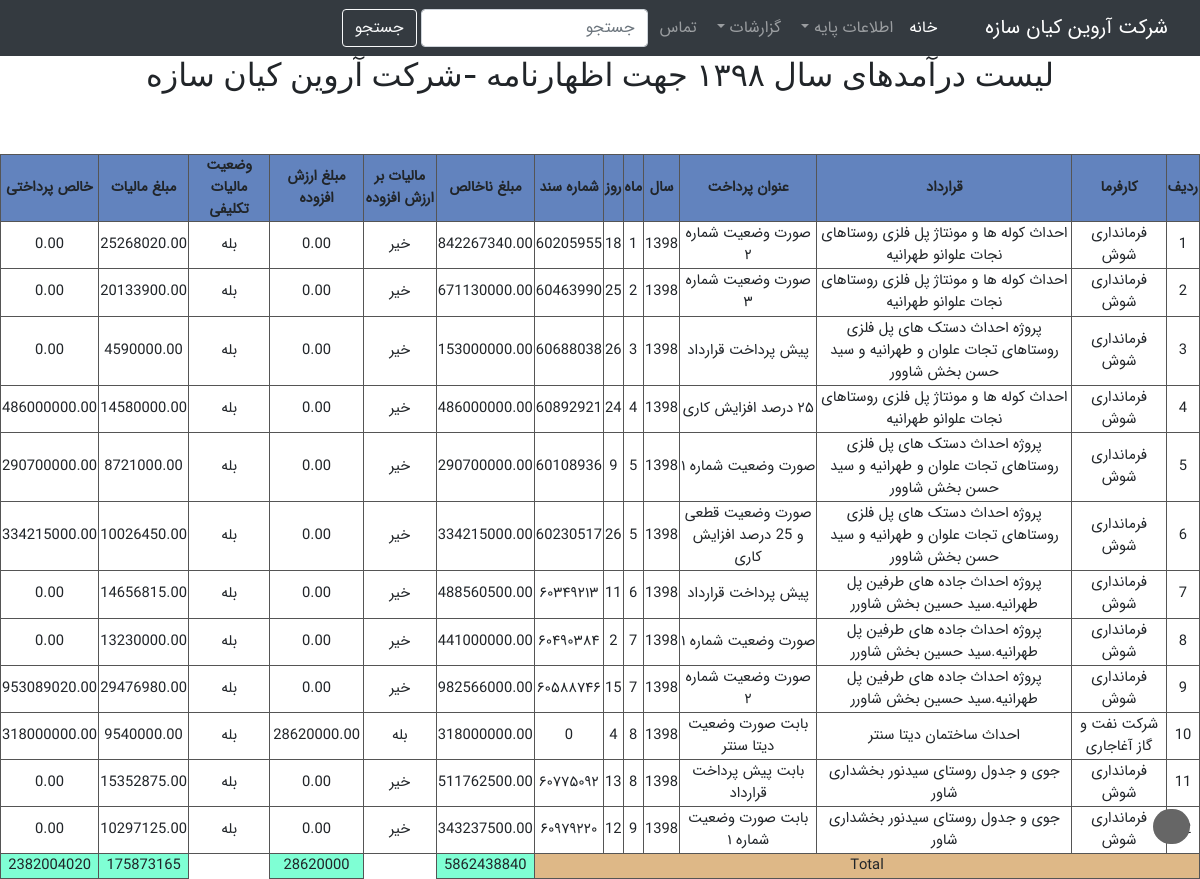
Page /income/declaration/ on the committed database.
### income/models.py (models this page shows, shortened)
class Income(models.Model):
    YEAR_CHOICES=[
        (1396,'1396'),
        (1397,'1397'),
        (1398,'1398'),
        (1399,'1399'),
        (1400,'1400'),
    ]
    MONTH_CHOICES=[
        (1,'فروردین'),
        (2,'اردیبشت'),
        (3,'خرداد'),
        (3,'تیر'),
        (5,'مرداد'),
        (6,'شهریور'),
        (7,'مهر'),
        (8,'آبان'),
        (9,'آذر'),
        (10,'دی'),
        (11,'بهمن'),
        (12,'اسفند'),
    ]
    DAY_CHOICES=[
        (1,'1'),
        (2,'2'),
        (3,'3'),
        (4,'4'),
        (5,'5'),
        (6,'6'),
        (7,'7'),
        (8,'8'),
        (9,'9'),
        (10,'10'),
        (11,'11'),
        (12,'12'),
        (13,'13'),
        (14,'14'),
        (15,'15'),
        (16,'16'),
        (17,'17'),
        (18,'18'),
        (19,'19'),
        (20,'20'),
        (21,'21'),
        (22,'22'),
        (23,'23'),
        (24,'24'),
        (25,'25'),
        (26,'26'),
        (27,'27'),
        (28,'28'),
        (29,'29'),
        (30,'30'),
        (31,'31'),
    ]
    TAX_STATUS=[
        (True,'مشمول'),
        (False,'معاف')
    ]
    employer   =   models.ForeignKey(Employer,verbose_name='کارفرما',on_delete=models.CASCADE)
    contract    =   models.ForeignKey(Contract,verbose_name='قرارداد',max_length=150,on_delete=models.CASCADE)
    title       =   models.CharField('عنوان پرداخت',max_length=100,blank=True)
    year        =   models.IntegerField('سال',choices=YEAR_CHOICES)
    month       =   models.IntegerField('ماه',choices=MONTH_CHOICES)
    day         =   models.IntegerField('روز',choices=DAY_CHOICES)
    bank        =   models.ForeignKey(Bank,verbose_name='بانک',on_delete=models.CASCADE,null=True,blank=True,default='')
    doc_number  =   models.CharField('شماره سند',max_length=30)
    gross_amount=   models.DecimalField('مبلغ ناخالص',max_digits=20,decimal_places=2)
    VAT_included=   models.BooleanField('مالیات بر ارزش افزوده ',choices=TAX_STATUS, default=True)
    VAT_amount  =   models.DecimalField('مبلغ ارزش افزوده',max_digits=20,decimal_places=2)
    tax_included=   models.BooleanField('وضعیت مالیات تکلیفی',choices=TAX_STATUS, default=True,)
    tax_amount  =   models.DecimalField('مبلغ مالیات',max_digits=20,decimal_places=2)
    pay_amount  =   models.DecimalField('خالص پرداختی',max_digits=20,decimal_places=2,default=0)
    description =   models.CharField(max_length=100,null=True,blank=True)
    class Meta:
        ordering=['year','month','day']

### baseinfo/models.py (models this page shows, shortened)
class Employer(models.Model):
    title           =   models.CharField('نام کارفرما',max_length=50)
    national_code   =   models.CharField('شناسه ملی',max_length=11)
    economic_id     =   models.CharField('شماره اقتصادی',max_length=11)
    phone_number    =   models.CharField("شماره تلفن",max_length=11)
    city_name       =   models.ForeignKey(City,verbose_name="شهر",null=True,on_delete=models.SET_NULL)
    address         =   models.TextField(verbose_name="آدرس")
    description     =   models.CharField('توضیحات',max_length=100,null=True,blank=True)
    def __str__(self):
        return self.title

class Contract(models.Model):
    employer    =   models.ForeignKey(Employer,verbose_name="کارفرما",on_delete=models.CASCADE)
    title       =   models.CharField('عنوان قرارداد',max_length=100)
    number      =   models.CharField('شماره قرارداد',max_length=50)
    date        =   models.DateField('تاریخ شروع',)
    end_date    =   models.DateField('تاریخ پایان',null=True,blank=True)
    gross_amount=   models.DecimalField('مبلغ اولیه قرارداد',max_digits=20,decimal_places=2,default=0)
    adjustment_amount=   models.DecimalField('مبلغ تعدیل',max_digits=20,decimal_places=2,default=0)
    final_amount=   models.DecimalField('مبلغ نهایی قرارداد',max_digits=20,decimal_places=2,default=0)
    total_payments=   models.DecimalField('مجموع مبالغ دریافتی',max_digits=20,decimal_places=2,default=0)
    progress    =   models.DecimalField('درصد پیشرفت',max_digits=10,decimal_places=2,default=0)
    scan_file   =   models.FileField('فایل قرارداد',blank=True,upload_to='income/static/contracts')
    description =   models.CharField('توضیحات',blank=True,max_length=100)
    def __str__(self):
        return self.title

### income/views.py (the view)
# urls.py: path("declaration/",declaration_view,name="declaration"),
def declaration_view(request,*args,**kwargs):
    incomes=Income.objects.filter(year=1398)
    ordering=('year','month','day')
    view=ViewGenerator(table=Income,entities=incomes,opration_buttons={},select_checkbox=False,
    add_url='',ordering=ordering)
    total_income=incomes.aggregate(Sum('gross_amount'))
    total_tax=incomes.aggregate(Sum('tax_amount'))
    total_VAT=incomes.aggregate(Sum('VAT_amount'))
    total_pay=incomes.aggregate(Sum('pay_amount'))
    total_fields={'total_income':total_income,'total_tax':total_tax,
        'total_VAT':total_VAT,'total_pay':total_pay}
    exclude_fields={'exclude':['بانک','description','bank']}
    context=view.get_context_template()
    context.update(**total_fields)
    context.update(**exclude_fields)
    return render(request,"income/declaration.html",context)

### income/templatetags/getattribute.py (called while the page is built)
def getattribute(value, arg):
    if hasattr(value, str(arg)):
        attr =getattr(value, arg)
        if type(attr)==bool:
            if attr==True:
                return 'بله'
            elif attr==False:
                return 'خیر'
        return attr
    elif hasattr(value, 'has_key') and value.has_key(arg):
        return value[arg]
    elif numeric_test.match(str(arg)) and len(value) > int(arg):
        return value[int(arg)]
    else:
        return settings.TEMPLATE_STRING_IF_INVALID

### views_generator.py (called while the page is built)
    def get_filed_names(self):
        filed_names=list()
        for f in self.table._meta.get_fields():
            if hasattr(f,'verbose_name') and f.name!='id':
                filed_names.append(f.name)
        return filed_names

    def get_field_labels(self):
        field_labels=list()
        field_labels.append('ردیف')
        for f in self.table._meta.get_fields():
            if hasattr(f,'verbose_name') and f.name!='id':
                field_labels.append(f.verbose_name)
        return field_labels

    def get_context_template(self,id=''):
        if self.entites is None:
            if id!="":
                objects=self.table.objects.all().filter(id=id).order_by(*(self.ordering))
            else:
                objects=self.table.objects.all().filter().order_by(*(self.ordering))
        else:
            objects=self.entites
        context={
        'objects':objects,
        'titles': self.get_field_labels(),
        'field_names':self.get_filed_names(),
        'add_url_name':self.add_url,
        'opration_buttons':self.opration_buttons,
        'select_checkbox':self.select_checkbox,
        }
        return context

### templates/income/declaration.html (shortened to what this page needs)
<!DOCTYPE html>
<html>
<head>
</head>
<body>
    {% include "share/navbar.html" %}
    {% load getattribute %}
    {% load l10n %}
    <a href="#page_top" id="jump-top" class="fa fa-angle-up fa-4x-up"></a>
    <h2 style="text-align: center;width: 100%">لیست درآمدهای سال ۱۳۹۸ جهت اظهارنامه -شرکت آروین کیان سازه</h2>
    <div id='data-list'>
        <table>
            <tr>
                {% for title in titles %}
                    {% if title not in exclude %}
                        <th>{{title}}</th>
                    {% endif %}
                {% endfor %}
            </tr>
            {% if objects %}
            {% for object in objects %}
            <tr>
                <td>{{forloop.counter}}</td>
                {% for field in field_names %}
                    {% if field == "year" %}
                        {% localize off %}
                            <td>{{ object|getattribute:field }}</td>
                        {% endlocalize %}
                    {% else %}
                        {% if field not  in exclude %}
                            <td>{{ object|getattribute:field }}</td>
                        {% endif %}
                    {% endif %}
                 {% endfor %}
            </tr>
            {% endfor %}
                <tr>
                    <td colspan="8" style="background-color: burlywood">Total</td>
                    <td style="background-color: aquamarine">{{ total_income.gross_amount__sum }}</td>
                    <td style="border-style:none"></td>
                    <td style="background-color: aquamarine">{{ total_VAT.VAT_amount__sum }}</td>
                    <td style="border-style:none"></td>
                    <td style="background-color: aquamarine">{{ total_tax.tax_amount__sum }}</td>
                    <td style="background-color: aquamarine">{{ total_pay.pay_amount__sum }}</td>
                </tr>
            {% endif %}
        </table>
    </div>
</body>
</html>

### static_files/css/base.css (style rules this page uses)
* { direction: rtl; font-family: IRANSans; }
body { margin: 0; }
th { text-align: center; background-color: rgb(161, 159, 159); border: 1px solid black; }
td { text-align: center; border: 1px solid black; }
table { border-spacing: 0; }

### templates/income/declaration.html (style rules this page uses)
#data-list th { text-align: center; background-color: rgb(98, 131, 190); border: 1px solid #555; font-size: 90%; font-style: normal; padding-top: 0; }
#data-list td { text-align: center; border: 1px solid #555; font-size: 92%; }
#data-list table { border-spacing: 0px; width: 100%; }
#data-list { margin-top: 5%; width: 100%; overflow: auto; }
#jump-top { color: white; text-decoration: none; border-radius: 23px; background-color: #666; position: fixed; z-index: 999999; bottom: 35px; right: 10px; font-size: 2.5em; height: 35px; width: 37px; text-align: center; vertical-align: top; display: inline-block; line-height: 29px; cursor:pointer; }

### rows in the picture
Income: field_names "فرمانداری شوش" "احداث کوله ها و مونتاژ پل فلزی روستاهای نجات علوانو طهرانیه" "صورت وضعیت شماره ۲" "1" "18" "60205955" "842267340.00" "خیر" "0.00" "بله" "25268020.00" "0.00", field_names "1398"
Income: field_names "فرمانداری شوش" "احداث کوله ها و مونتاژ پل فلزی روستاهای نجات علوانو طهرانیه" "صورت وضعیت شماره ۳" "2" "25" "60463990" "671130000.00" "خیر" "0.00" "بله" "20133900.00" "0.00", field_names "1398"
Income: field_names "فرمانداری شوش" "پروژه احداث دستک های پل فلزی روستاهای تجات علوان و طهرانیه و سید حسن بخش شاوور" "پیش پرداخت قرارداد" "3" "26" "60688038" "153000000.00" "خیر" "0.00" "بله" "4590000.00" "0.00", field_names "1398"
Income: field_names "فرمانداری شوش" "احداث کوله ها و مونتاژ پل فلزی روستاهای نجات علوانو طهرانیه" "۲۵ درصد افزایش کاری" "4" "24" "60892921" "486000000.00" "خیر" "0.00" "بله" "14580000.00" "486000000.00", field_names "1398"
Income: field_names "فرمانداری شوش" "پروژه احداث دستک های پل فلزی روستاهای تجات علوان و طهرانیه و سید حسن بخش شاوور" "صورت وضعیت شماره ۱" "5" "9" "60108936" "290700000.00" "خیر" "0.00" "بله" "8721000.00" "290700000.00", field_names "1398"
Income: field_names "فرمانداری شوش" "پروژه احداث دستک های پل فلزی روستاهای تجات علوان و طهرانیه و سید حسن بخش شاوور" "صورت وضعیت قطعی و 25 درصد افزایش کاری" "5" "26" "60230517" "334215000.00" "خیر" "0.00" "بله" "10026450.00" "334215000.00", field_names "1398"
Income: field_names "فرمانداری شوش" "پروژه احداث جاده های طرفین پل طهرانیه.سید حسین بخش شاورر" "پیش پرداخت قرارداد" "6" "11" "۶۰۳۴۹۲۱۳" "488560500.00" "خیر" "0.00" "بله" "14656815.00" "0.00", field_names "1398"
Income: field_names "فرمانداری شوش" "پروژه احداث جاده های طرفین پل طهرانیه.سید حسین بخش شاورر" "صورت وضعیت شماره ۱" "7" "2" "۶۰۴۹۰۳۸۴" "441000000.00" "خیر" "0.00" "بله" "13230000.00" "0.00", field_names "1398"
Income: field_names "فرمانداری شوش" "پروژه احداث جاده های طرفین پل طهرانیه.سید حسین بخش شاورر" "صورت وضعیت شماره ۲" "7" "15" "۶۰۵۸۸۷۴۶" "982566000.00" "خیر" "0.00" "بله" "29476980.00" "953089020.00", field_names "1398"
Income: field_names "شرکت نفت و گاز آغاجاری" "احداث ساختمان دیتا سنتر" "بابت صورت وضعیت دیتا سنتر" "8" "4" "0" "318000000.00" "بله" "28620000.00" "بله" "9540000.00" "318000000.00", field_names "1398"
Income: field_names "فرمانداری شوش" "جوی و جدول روستای سیدنور بخشداری شاور" "بابت پیش پرداخت قرارداد" "8" "13" "۶۰۷۷۵۰۹۲" "511762500.00" "خیر" "0.00" "بله" "15352875.00" "0.00", field_names "1398"
Income: field_names "فرمانداری شوش" "جوی و جدول روستای سیدنور بخشداری شاور" "بابت صورت وضعیت شماره ۱" "9" "12" "۶۰۹۷۹۲۲۰" "343237500.00" "خیر" "0.00" "بله" "10297125.00" "0.00", field_names "1398"

### other values in the picture
{{ title }} "ردیف" "کارفرما" "قرارداد" "عنوان پرداخت" "سال" "ماه" "روز" "شماره سند" "مبلغ ناخالص" "مالیات بر ارزش افزوده" "مبلغ ارزش افزوده" "وضعیت مالیات تکلیفی" "مبلغ مالیات" "خالص پرداختی"
{{ total_income.gross_amount__sum }} "5862438840"
{{ total_VAT.VAT_amount__sum }} "28620000"
{{ total_tax.tax_amount__sum }} "175873165"
{{ total_pay.pay_amount__sum }} "2382004020"
